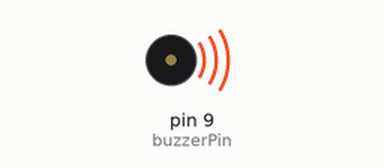
A sketch run on a simulated Arduino Uno, built with avr-gcc and run on an emulated ATmega328P. Parts: buzzer (waves = sounding).

Above: at 0.1 s.
Timing chart, 0 to 40.0 s (numbered marks = the images above):
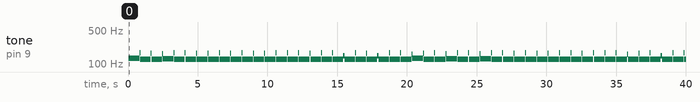

The sketch:

active_buzzer.ino
```cpp
int buzzerPin = 9;

void setup(){
    pinMode(buzzerPin, OUTPUT);
}
void loop(){
    unsigned char i;
    while (1)
    {
        /* code */
        for (i = 0; i < 80; i++)
        {
            digitalWrite(buzzerPin, HIGH);
            delay(1);
            digitalWrite(buzzerPin, LOW);
            // output another frequency
            for (i = 0; i < 100; i++)
            {
                digitalWrite(buzzerPin, HIGH);
                delay(2);
                digitalWrite(buzzerPin, LOW);
                delay(2);
                for (i = 0; i < 100; i++)
                {
                  digitalWrite(buzzerPin, HIGH);
                  delay(3);
                  digitalWrite(buzzerPin, LOW);
                  delay(3);
                  for (i = 0; i < 100; i++)
                {
                  digitalWrite(buzzerPin, HIGH);
                  delay(4);
                  digitalWrite(buzzerPin, LOW);
                  delay(4);
                 }
                 }
            }

        }

    }

}
```

Measured:
- by itself, tone on pin 9 (buzzerPin): plays 131 Hz for 0.80 s, 171 Hz for 0.04 s, 125 Hz for 0.76 s, 166 Hz for 0.04 s, 125 Hz for 0.76 s, 162 Hz for 0.04 s … (99 notes in this stretch)
